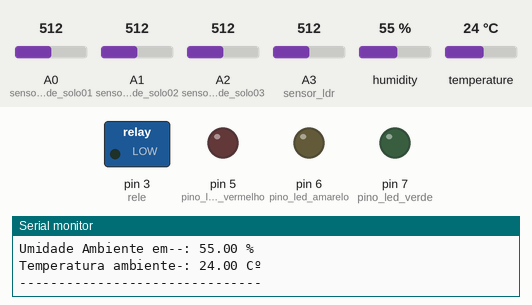
Recording of a sketch running on a simulated Arduino Uno, built with avr-gcc and run on an emulated ATmega328P. Parts: switched loads named in the sketch (green lamp = pin HIGH), output pins drawn as LEDs (lit = HIGH), the last lines printed to the serial monitor. The test bench sets the inputs (shaded band); at power-on: A0 (sensor_umidade_solo01) = 512, A1 (sensor_umidade_solo02) = 512, A2 (sensor_umidade_solo03) = 512, A3 (sensor_ldr) = 512, humidity 55 %, temperature 24 °C.

Above: at 11.0 s.
11.1 s: A0 (sensor_umidade_solo01) set to 490
21.7 s: A0 (sensor_umidade_solo01) set to 467
At 31.3 s:
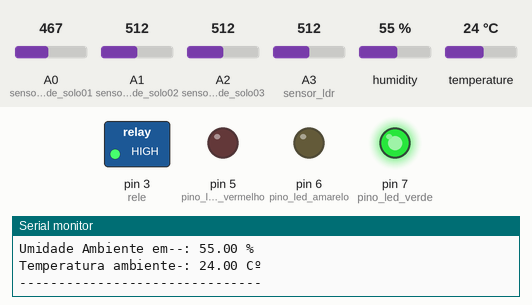
32.2 s: A1 (sensor_umidade_solo02) set to 812
42.4 s: A1 (sensor_umidade_solo02) set to 841
At 52.4 s:
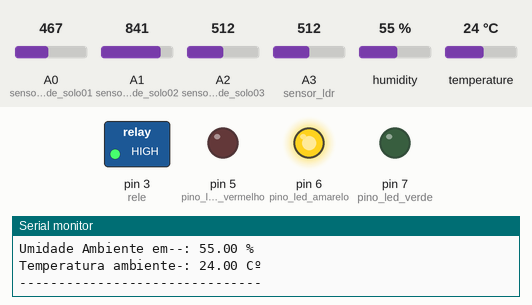
52.7 s: A1 (sensor_umidade_solo02) set to 531
62.9 s: A1 (sensor_umidade_solo02) set to 507
At 72.5 s:
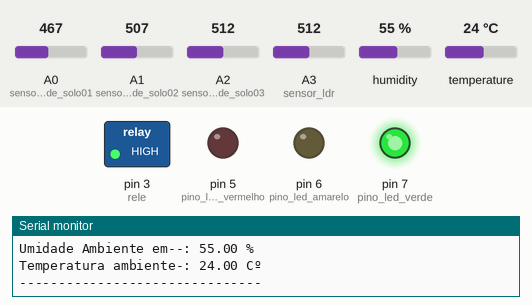
Timing chart, 0 to 74.0 s (numbered marks = the images above; inputs shaded):
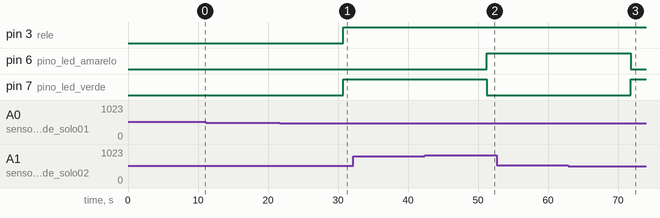

Measured:
- the behaviour switches between 476 and 475 on A0 (sensor_umidade_solo01) (found by bisection; images 0 and 1)
- the behaviour switches between 823 and 824 on A1 (sensor_umidade_solo02) (found by bisection; images 1 and 2)
- the behaviour switches between 521 and 520 on A1 (sensor_umidade_solo02) (found by bisection; images 2 and 3)
- after the input at 21.7 s, pin 3 (rele), pin 7 (pino_led_verde): LOW → HIGH after 9.0 s
- after the input at 42.4 s, pin 6 (pino_led_amarelo): LOW → HIGH after 8.9 s; pin 7 (pino_led_verde): HIGH → LOW after 8.9 s
- after the input at 62.9 s, pin 6 (pino_led_amarelo): HIGH → LOW after 8.9 s; pin 7 (pino_led_verde): LOW → HIGH after 8.9 s

The sketch:

Codigo-TCC.ino
```cpp
#include <DHT.h>

#define sensor_umidade_solo01 A0
#define sensor_umidade_solo02 A1
#define sensor_umidade_solo03 A2
#define sensor_dht 2
#define DHTTYPE DHT11
#define sensor_ldr A3
#define rele 3
#define pino_led_vermelho 5
#define pino_led_amarelo 6
#define pino_led_verde 7

DHT dht(sensor_dht, DHTTYPE);

int solo01;
int solo02;
int solo03;
int media_da_umidade;
float umidade_ambiente;
float temperatura;
int valor_ldr;

void setup()
{
  Serial.begin(9600);
  pinMode(sensor_umidade_solo01, INPUT);
  pinMode(sensor_umidade_solo02, INPUT);
  pinMode(sensor_umidade_solo03, INPUT);
  pinMode(sensor_dht, INPUT);
  pinMode(sensor_ldr, INPUT);
  pinMode(rele, OUTPUT);
  pinMode(pino_led_vermelho, OUTPUT);
  pinMode(pino_led_amarelo, OUTPUT);
  pinMode(pino_led_verde, OUTPUT);
  Serial.println("*****Painel de Controle******");
  Serial.println("-------------------------------");
  dht.begin();
}

void loop()
{
  //Le o valor do pino A0 do sensor
  solo01 = analogRead(sensor_umidade_solo01);
  solo02 = analogRead(sensor_umidade_solo02);
  solo03 = analogRead(sensor_umidade_solo03);
  valor_ldr = analogRead(sensor_ldr);
  umidade_ambiente = dht.readHumidity();
  temperatura = dht.readTemperature();

  //Calcula a media da umidade dos três sensores
  media_da_umidade = (solo01+solo02+solo03)/3;


  //Solo com umidade Ideal
  if (media_da_umidade > 0 && media_da_umidade < 500)
  {
    Serial.println();
    Serial.println("-------------------------------");
    Serial.println("Status: Plantação Irrigada!!");
    apagaleds();
    desligaRele();
    digitalWrite(pino_led_verde, HIGH);
  }

  //Irrigação em nivel moderado
  if(media_da_umidade > 600 && media_da_umidade <800)
  {
    Serial.println("Status: Irrigação em nivel moderado!!");
    Serial.println("Irrigação: Ativada!!");
    apagaleds();
    digitalWrite(pino_led_amarelo, HIGH);
  }

  //Condição não ideal para a irrigação
  if ((media_da_umidade > 700 && media_da_umidade < 800)&& (umidade_ambiente > 0 && umidade_ambiente < 90) && (valor_ldr < 600) && (temperatura < 10 && temperatura > 40))
  {
    Serial.println("Status: Condição não ideal para Irrigação");
    Serial.println("Irrigação: Desligada!!");
    apagaleds();
    desligaRele();
    digitalWrite(pino_led_amarelo, HIGH);
  }

  //Condição Ideal para Irrigação
  if ((media_da_umidade > 700 && media_da_umidade < 950) && (umidade_ambiente > 0 && umidade_ambiente < 90) && (valor_ldr > 600) && (temperatura > 10 && temperatura < 40) )
  {
    Serial.println("Status: Condição Ideal para Irrigação");
    Serial.println("Irrigação: Ativada!!");
    apagaleds();
    desligaRele();
    digitalWrite(pino_led_amarelo, HIGH);
    digitalWrite(rele, LOW);
  }


  //Plantação precisa de Irrigação mesmo que não seja o caso ideal.
  if(media_da_umidade > 950){
    Serial.println("Status: Plantação Necessita de Agua");
    Serial.println("Irrigação: Ativada!!");
    apagaleds();
    desligaRele();
    digitalWrite(pino_led_vermelho, HIGH);
    digitalWrite(rele, LOW);
  }

  //Mostra o valor das portas analogicas no serial monitor
  Serial.print("Umidade sensor de solo 01: ");
  Serial.println(solo01);
  Serial.print("Umidade sensor de solo 02: ");
  Serial.println(solo02);
  Serial.print("Umidade sensor de solo 03: ");
  Serial.println(solo03);
  Serial.print("Média da Umidade---------: ");
  Serial.println(media_da_umidade);
  Serial.print("Luminosidade em----------: ");
  Serial.println(valor_ldr);

  if(isnan(umidade_ambiente) || isnan(temperatura))
  {
    Serial.println("Falha ao capitar dados com o Sensor DHT-11");
  }else{
      Serial.print("Umidade Ambiente em--: ");
      Serial.print(umidade_ambiente);
      Serial.print(" %");
      Serial.println();
      Serial.print("Temperatura ambiente-: ");
      Serial.print(temperatura);
      Serial.print(" Cº");
      Serial.println();
      Serial.println("-------------------------------");

   }
  delay(10000);
}
//Função para apagar todos os led's
void apagaleds()
{
  digitalWrite(pino_led_vermelho, LOW);
  digitalWrite(pino_led_amarelo, LOW);
  digitalWrite(pino_led_verde, LOW);
}

void desligaRele()
{
  digitalWrite(rele, HIGH);
}
```
